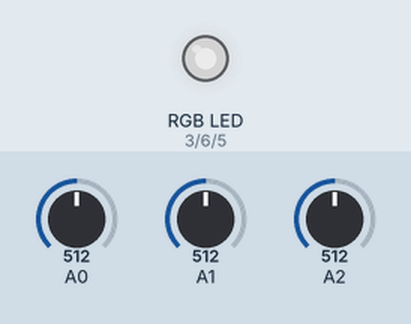
Recording of a sketch running on a simulated Arduino Uno, built with avr-gcc and run on an emulated ATmega328P. Parts: an RGB LED mixed from three pins (HIGH = lit). The test bench sets the inputs (shaded band); at power-on: A0 = 512, A1 = 512, A2 = 512. Dim RGB values are drawn brighter than linear.

Above: at 1.2 s.
1.3 s: A0 set to 716
At 1.9 s:
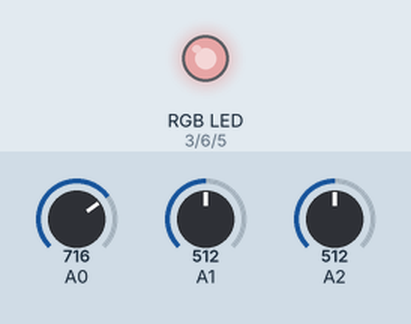
2.8 s: A1 set to 716
At 4.0 s:
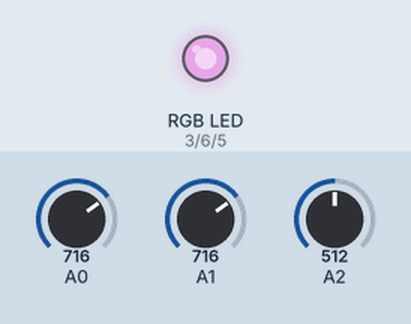
4.3 s: A2 set to 716
At 5.4 s:
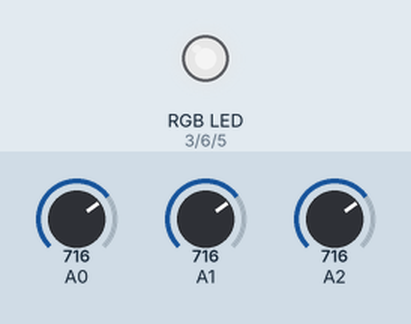
5.8 s: A0 set to 900
At 6.5 s:
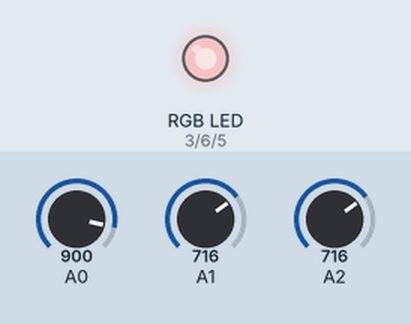
7.3 s: A1 set to 900
At 7.7 s:
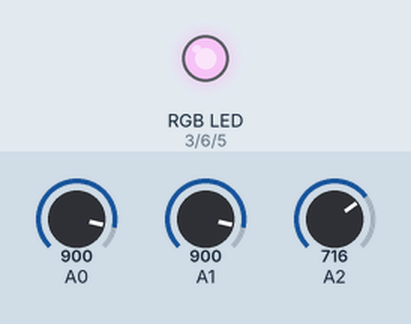
8.8 s: A2 set to 900
At 10.0 s:
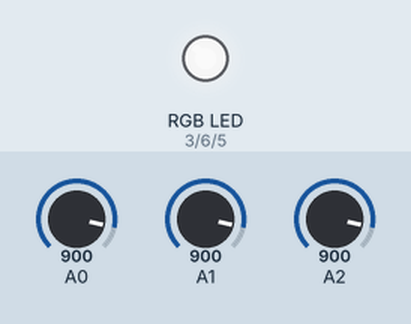
Timing chart, 0 to 11.3 s (numbered marks = the images above; inputs shaded):
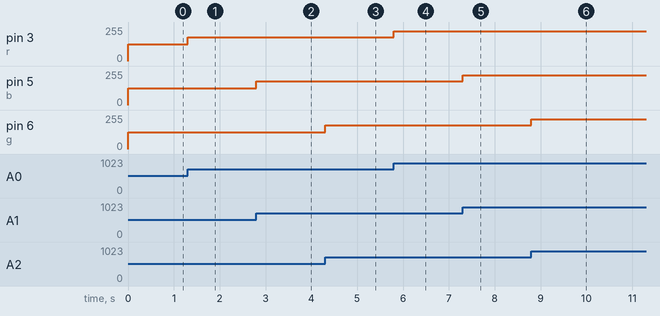

The sketch:

potentiometer-but-rgb.ino
```cpp
//Red
int r = 3;
//Blue
int b = 5;
//Green
int g = 6;
void setup()
{
  pinMode(r, OUTPUT);
  pinMode(b, OUTPUT);
  pinMode(g, OUTPUT);
}

void loop()
{
    //yea i know cool var
   int redA = analogRead(A0);
   int red = map(redA, 0, 1023,0 , 255);

   int blueA = analogRead(A1);
   int blue = map(blueA, 0, 1023,0 , 255);

   int greenA = analogRead(A2);
   int green = map(greenA, 0, 1023,0 , 255);

   analogWrite(r, red);
   analogWrite(b, blue);
   analogWrite(g, green);
}
```

Measured:
- after the input at 1.3 s, pin 3 (r): 127/255 → 178/255 at once
- after the input at 2.8 s, pin 5 (b): 127/255 → 178/255 at once
- after the input at 4.3 s, pin 6 (g): 127/255 → 178/255 at once
- after the input at 5.8 s, pin 3 (r): 178/255 → 224/255 at once
- after the input at 7.3 s, pin 5 (b): 178/255 → 224/255 at once
- after the input at 8.8 s, pin 6 (g): 178/255 → 224/255 at once
